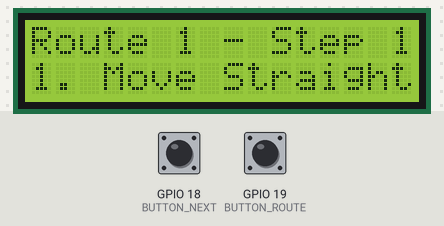
Bench run of a sketch on a simulated ESP32. Parts: 16×2 character LCD. The test bench sets the inputs (shaded band); at power-on: GPIO 18 (BUTTON_NEXT) HIGH, GPIO 19 (BUTTON_ROUTE) HIGH.

Above: at 3.3 s.
3.4 s: GPIO 18 (BUTTON_NEXT) pulled LOW for 0.15 s
At 3.7 s:
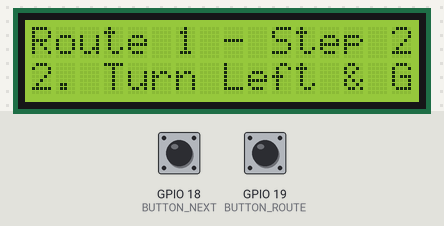
5.0 s: GPIO 19 (BUTTON_ROUTE) pulled LOW for 0.15 s
At 5.9 s:
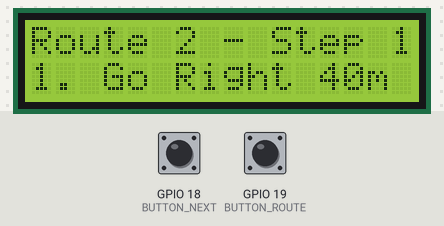
6.6 s: GPIO 18 (BUTTON_NEXT) pulled LOW for 1 s
At 7.4 s:
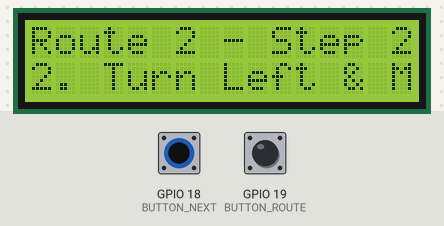
9.1 s: GPIO 18 (BUTTON_NEXT) pulled LOW for 0.15 s
At 10.3 s:
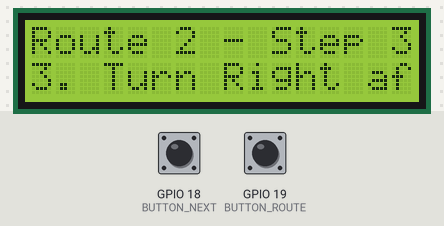
10.7 s: GPIO 18 (BUTTON_NEXT) pulled LOW for 3.2 s
At 11.6 s:
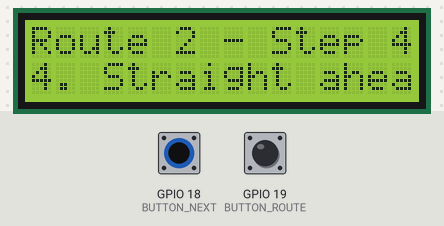
15.4 s: GPIO 18 (BUTTON_NEXT) pulled LOW for 0.15 s
At 16.5 s:
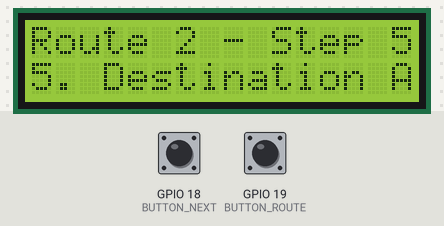
Timing chart, 0 to 18.0 s (numbered marks = the images above; inputs shaded):
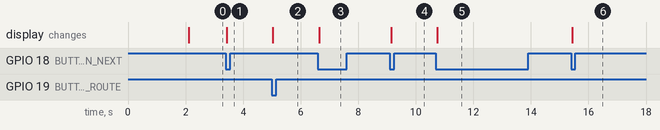

Measured:
- after the input at 3.4 s, the display: changes at once (image 1)
- after the input at 5.0 s, the display: changes at once (image 2)
- after the input at 6.6 s, the display: changes at once (image 3)
- after the input at 9.1 s, the display: changes at once (image 4)
- after the input at 10.7 s, the display: changes at once (image 5)
- after the input at 15.4 s, the display: changes at once (image 6)

The sketch:

tagnew.ino
```cpp
#include <Wire.h>
#include <LiquidCrystal_I2C.h>

#define BUTTON_NEXT 18  // Button to toggle steps
#define BUTTON_ROUTE 19 // Button to switch route

LiquidCrystal_I2C lcd(0x27, 16, 2); // I2C LCD address (Change to 0x3F if needed)

// Define two routes with 5 steps each
const char* route1[] = {
    "1. Move Straight 50m",
    "2. Turn Left & Go 100m",
    "3. Turn Right & Go 80m",
    "4. Move Ahead for 200m",
    "5. Exit Reached!"
};

const char* route2[] = {
    "1. Go Right 40m",
    "2. Turn Left & Move 120m",
    "3. Turn Right after 70m",
    "4. Straight ahead 150m",
    "5. Destination Arrived!"
};

const int totalSteps = 5;
int stepIndex = 0;
bool currentRoute = false; // false = Route 1, true = Route 2
volatile bool nextStepPressed = false;
volatile bool switchRoutePressed = false;
unsigned long lastPressTime1 = 0;
unsigned long lastPressTime2 = 0;

// Interrupt service routine for next step button
void IRAM_ATTR handleNextStep() {
    unsigned long currentTime = millis();
    if (currentTime - lastPressTime1 > 300) { // Debounce (300ms)
        nextStepPressed = true;
        lastPressTime1 = currentTime;
    }
}

// Interrupt service routine for route switch button
void IRAM_ATTR handleRouteSwitch() {
    unsigned long currentTime = millis();
    if (currentTime - lastPressTime2 > 300) { // Debounce (300ms)
        switchRoutePressed = true;
        lastPressTime2 = currentTime;
    }
}

void setup() {
    Wire.begin();
    lcd.init();
    lcd.backlight();

    pinMode(BUTTON_NEXT, INPUT_PULLUP);
    pinMode(BUTTON_ROUTE, INPUT_PULLUP);

    attachInterrupt(BUTTON_NEXT, handleNextStep, FALLING);
    attachInterrupt(BUTTON_ROUTE, handleRouteSwitch, FALLING);

    lcd.setCursor(0, 0);
    lcd.print("Navigation Start");
    delay(2000);
    lcd.clear();
    displayInstruction();
}

void loop() {
    if (nextStepPressed) {
        nextStepPressed = false;

        // Check if last step is reached
        if (stepIndex == totalSteps - 1) {
            lcd.clear();
            lcd.setCursor(0, 0);
            lcd.print("Route Completed!");
            delay(3000); // Show message for 3 seconds
            stepIndex = 0; // Reset to first step
        } else {
            stepIndex++; // Move to the next step
        }

        displayInstruction();
    }

    if (switchRoutePressed) {
        switchRoutePressed = false;
        currentRoute = !currentRoute; // Toggle between Route 1 and Route 2
        stepIndex = 0; // Reset step to start of new route
        displayInstruction();
    }
}

void displayInstruction() {
    lcd.clear();
    lcd.setCursor(0, 0);
    lcd.print(currentRoute ? "Route 2" : "Route 1");
    lcd.print(" - Step ");
    lcd.print(stepIndex + 1);

    lcd.setCursor(0, 1);
    lcd.print(currentRoute ? route2[stepIndex] : route1[stepIndex]);
}
```
